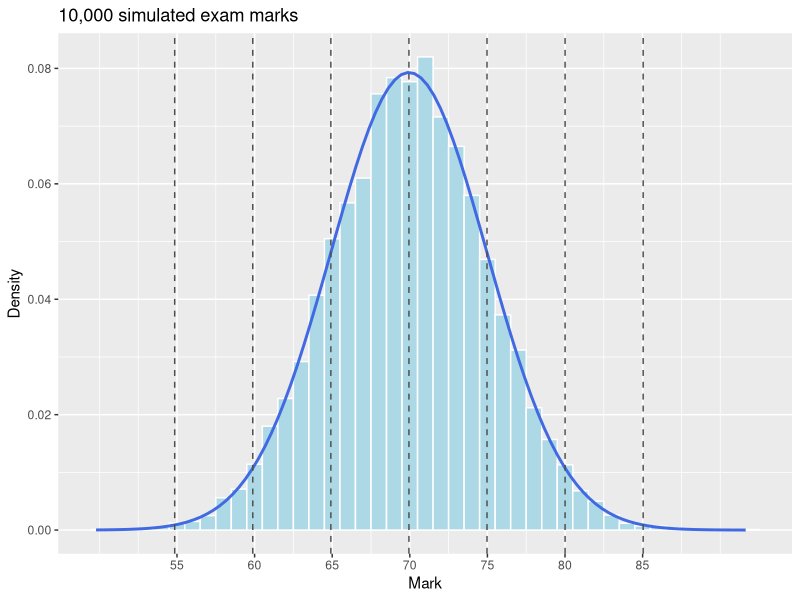
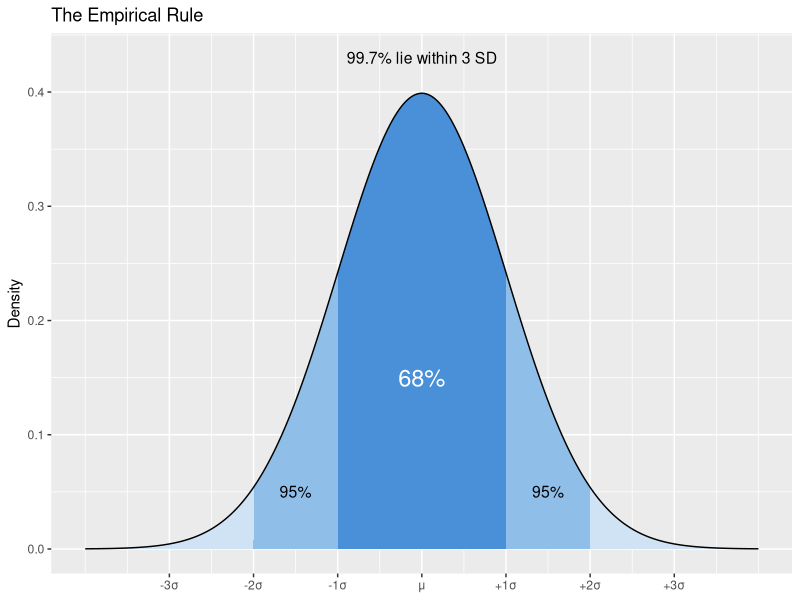

These figures' R source, in order:
## ---- chunk 1
library(tidyverse)

set.seed(42)
scores <- rnorm(n = 10000, mean = 70, sd = 5)

mean_val <- mean(scores)
sd_val   <- sd(scores)

within <- function(k) mean(scores >= mean_val - k * sd_val &
                           scores <= mean_val + k * sd_val) * 100

tibble(sd_range = c("1 SD", "2 SD", "3 SD"),
       simulated = round(map_dbl(1:3, within), 2),
       theory    = round((pnorm(1:3) - pnorm(-(1:3))) * 100, 2)) %>%
  knitr::kable()
## ---- chunk 2
#| fig-width: 7
#| fig-height: 4.2
breaks <- mean_val + (-3:3) * sd_val

ggplot(tibble(scores), aes(scores)) +
  geom_histogram(aes(y = after_stat(density)), binwidth = 1,
                 fill = "lightblue", colour = "white") +
  stat_function(fun = dnorm, args = list(mean = mean_val, sd = sd_val),
                colour = "royalblue", linewidth = 1) +
  geom_vline(xintercept = breaks, linetype = "dashed", colour = "grey30") +
  scale_x_continuous(breaks = round(breaks)) +
  labs(title = "10,000 simulated exam marks", x = "Mark", y = "Density")
## ---- chunk 3
#| fig-width: 7
#| fig-height: 4.2
curve <- tibble(x = seq(-4, 4, length.out = 800), density = dnorm(x))

ggplot(curve, aes(x, density)) +
  geom_area(fill = "#cfe3f5") +
  geom_area(data = filter(curve, abs(x) <= 2), fill = "#8fbfe8") +
  geom_area(data = filter(curve, abs(x) <= 1), fill = "#4a90d9") +
  geom_line() +
  annotate("text", x = 0,    y = 0.15, label = "68%",   colour = "white", size = 6) +
  annotate("text", x = 1.5,  y = 0.05, label = "95%",   size = 4) +
  annotate("text", x = -1.5, y = 0.05, label = "95%",   size = 4) +
  annotate("text", x = 0,    y = 0.43, label = "99.7% lie within 3 SD", size = 4) +
  scale_x_continuous(breaks = -3:3, labels = c("-3σ", "-2σ", "-1σ", "μ", "+1σ", "+2σ", "+3σ")) +
  labs(title = "The Empirical Rule", x = NULL, y = "Density")
